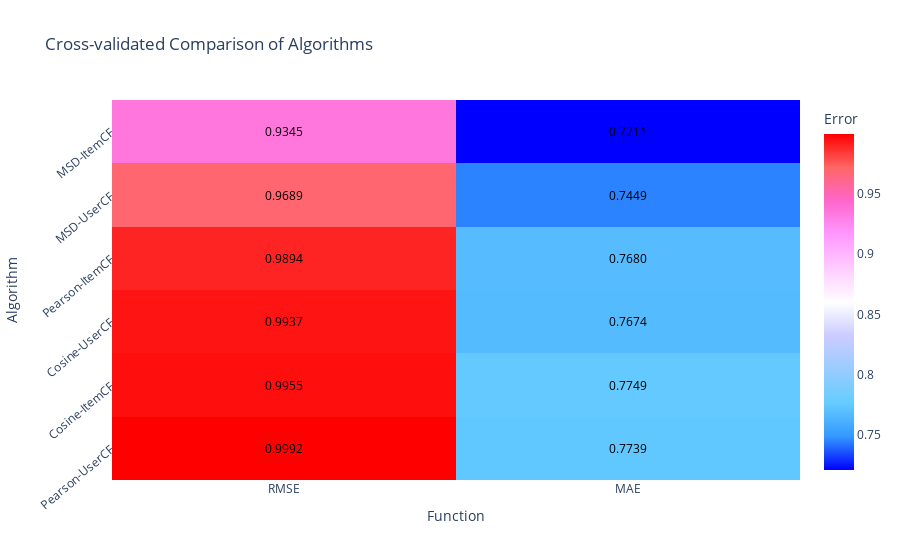

The notebook cell saved with this chart:
### Code cell
# Create plot
fig = go.Figure(data=[trace], layout=layout)
import plotly.io as pio
pio.show(fig)

### Figure 1 — Plotly figure (JSON) as saved in the notebook; plotly's stock layout.template omitted (floating-point values rounded to 4 significant figures)
{"data": [{"colorbar": {"title": {"text": "Error"}}, "colorscale": [[0, "rgb(0,0,255)"], [0.1, "rgb(51,153,255)"], [0.2, "rgb(102,204,255)"], [0.3, "rgb(153,204,255)"], [0.4, "rgb(204,204,255)"], [0.5, "rgb(255,255,255)"], [0.6, "rgb(255,204,255)"], [0.7, "rgb(255,153,255)"], [0.8, "rgb(255,102,204)"], [0.9, "rgb(255,102,102)"], [1, "rgb(255,0,0)"]], "hoverinfo": "text", "text": [["Error: 0.9992Algorithm: Pearson-UserCFFunction: RMSE Fit Time: 0.633s Test Time: 1.672s", "Error: 0.7739Algorithm: Pearson-UserCFFunction: MAE Fit Time: 0.633s Test Time: 1.672s"], ["Error: 0.9955Algorithm: Cosine-ItemCFFunction: RMSE Fit Time: 16.081s Test Time: 7.644s", "Error: 0.7749Algorithm: Cosine-ItemCFFunction: MAE Fit Time: 16.081s Test Time: 7.644s"], ["Error: 0.9937Algorithm: Cosine-UserCFFunction: RMSE Fit Time: 0.449s Test Time: 1.711s", "Error: 0.7674Algorithm: Cosine-UserCFFunction: MAE Fit Time: 0.449s Test Time: 1.711s"], ["Error: 0.9894Algorithm: Pearson-ItemCFFunction: RMSE Fit Time: 23.179s Test Time: 7.687s", "Error: 0.7680Algorithm: Pearson-ItemCFFunction: MAE Fit Time: 23.179s Test Time: 7.687s"], ["Error: 0.9689Algorithm: MSD-UserCFFunction: RMSE Fit Time: 0.191s Test Time: 1.680s", "Error: 0.7449Algorithm: MSD-UserCFFunction: MAE Fit Time: 0.191s Test Time: 1.680s"], ["Error: 0.9345Algorithm: MSD-ItemCFFunction: RMSE Fit Time: 5.331s Test Time: 7.837s", "Error: 0.7211Algorithm: MSD-ItemCFFunction: MAE Fit Time: 5.331s Test Time: 7.837s"]], "x": ["RMSE", "MAE"], "y": ["Pearson-UserCF", "Cosine-ItemCF", "Cosine-UserCF", "Pearson-ItemCF", "MSD-UserCF", "MSD-ItemCF"], "z": [[0.9992, 0.7739], [0.9955, 0.7749], [0.9937, 0.7674], [0.9894, 0.768], [0.9689, 0.7449], [0.9345, 0.7211]], "type": "heatmap"}], "layout": {"annotations": [{"ax": 0, "ay": 0, "font": {"color": "#000000"}, "text": "0.9992", "x": "RMSE", "y": "Pearson-UserCF"}, {"ax": 0, "ay": 0, "font": {"color": "#000000"}, "text": "0.7739", "x": "MAE", "y": "Pearson-UserCF"}, {"ax": 0, "ay": 0, "font": {"color": "#000000"}, "text": "0.9955", "x": "RMSE", "y": "Cosine-ItemCF"}, {"ax": 0, "ay": 0, "font": {"color": "#000000"}, "text": "0.7749", "x": "MAE", "y": "Cosine-ItemCF"}, {"ax": 0, "ay": 0, "font": {"color": "#000000"}, "text": "0.9937", "x": "RMSE", "y": "Cosine-UserCF"}, {"ax": 0, "ay": 0, "font": {"color": "#000000"}, "text": "0.7674", "x": "MAE", "y": "Cosine-UserCF"}, {"ax": 0, "ay": 0, "font": {"color": "#000000"}, "text": "0.9894", "x": "RMSE", "y": "Pearson-ItemCF"}, {"ax": 0, "ay": 0, "font": {"color": "#000000"}, "text": "0.7680", "x": "MAE", "y": "Pearson-ItemCF"}, {"ax": 0, "ay": 0, "font": {"color": "#000000"}, "text": "0.9689", "x": "RMSE", "y": "MSD-UserCF"}, {"ax": 0, "ay": 0, "font": {"color": "#000000"}, "text": "0.7449", "x": "MAE", "y": "MSD-UserCF"}, {"ax": 0, "ay": 0, "font": {"color": "#000000"}, "text": "0.9345", "x": "RMSE", "y": "MSD-ItemCF"}, {"ax": 0, "ay": 0, "font": {"color": "#000000"}, "text": "0.7211", "x": "MAE", "y": "MSD-ItemCF"}], "title": {"text": "Cross-validated Comparison of Algorithms"}, "xaxis": {"title": {"text": "Function"}, "type": "category", "range": [-0.5, 1.5], "autorange": true}, "yaxis": {"tickangle": -40, "title": {"text": "Algorithm"}, "type": "category", "range": [-0.5, 5.5], "autorange": true}, "autosize": true}}
